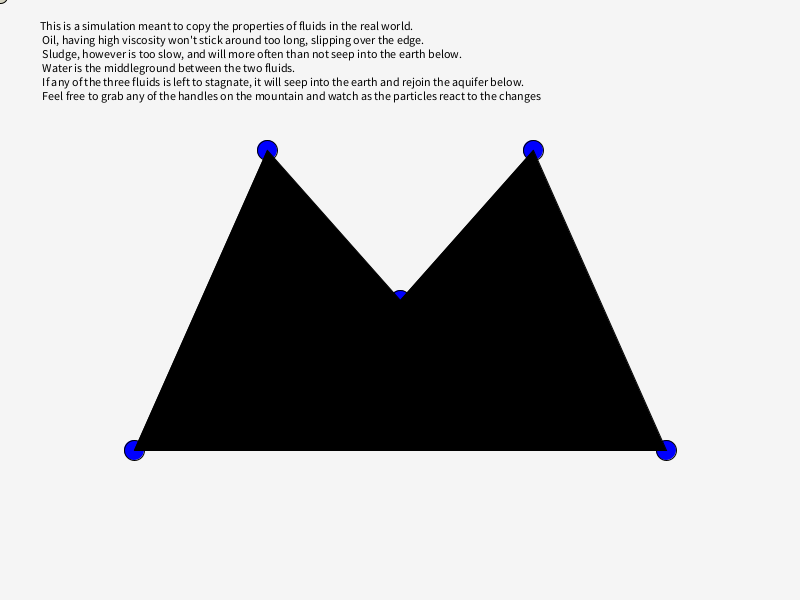
Frame 1 (no input)
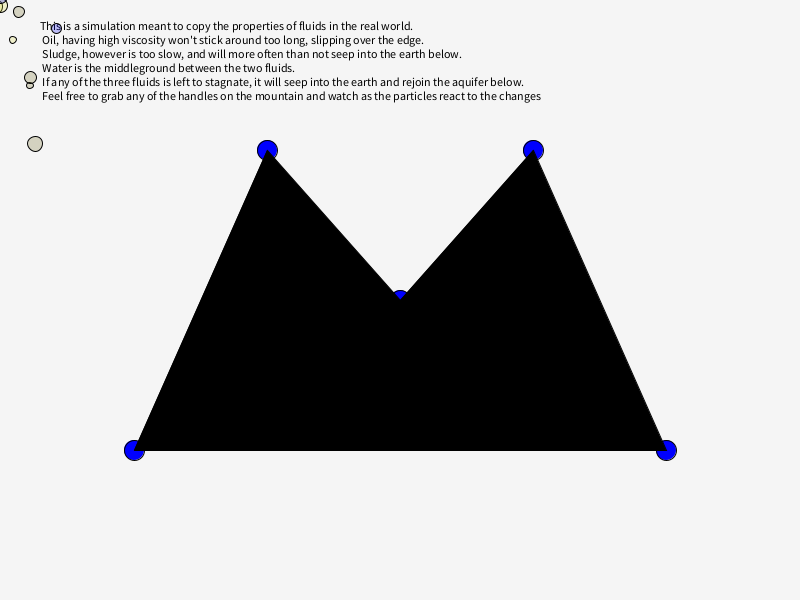
Frame 60 (the mouse pressed at the canvas centre just before this capture)
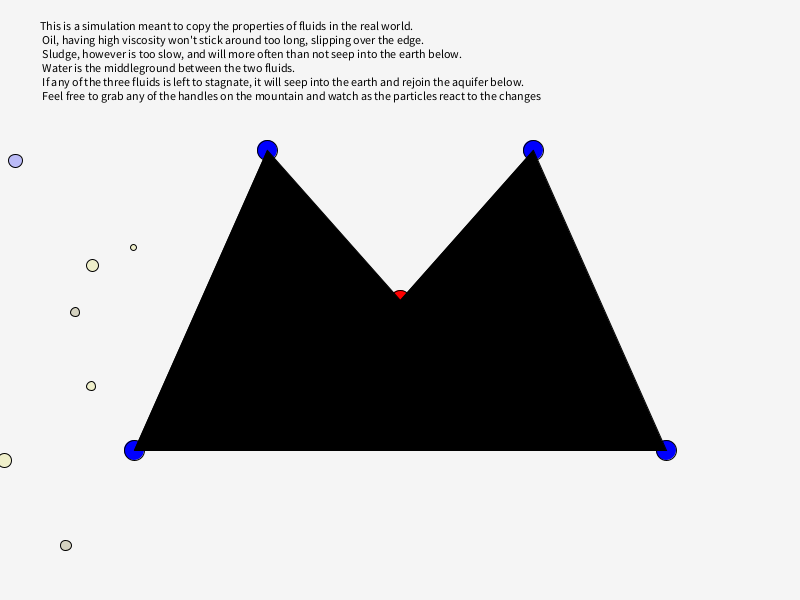
Frame 120 (the mouse held since frame 60 and released just before this capture)

The Processing sketch that drew these frames (run headless with seeded random() and noise(); from frame 60 on, the mouse is pressed at the canvas centre):

// Processing sketch: partcoll
// ── partcoll.pde
ArrayList<drop> drops = new ArrayList<drop>();
crater setPiece;
PVector mouse;
void setup() {
  mouse=new PVector(0, 0);
  setPiece = new crater();
  size(800,600);
}


void draw() {
  background(245);
  fill(0);
  text("This is a simulation meant to copy the properties of fluids in the real world.\n Oil, having high viscosity won't stick around too long, slipping over the edge.\n Sludge, however is too slow, and will more often than not seep into the earth below.\n Water is the middleground between the two fluids.\n If any of the three fluids is left to stagnate, it will seep into the earth and rejoin the aquifer below.\n Feel free to grab any of the handles on the mountain and watch as the particles react to the changes", width/20, height/20);
  mouse.set(mouseX, mouseY);

  setPiece.update();
  if (!setPiece.colliding(mouse.x, mouse.y)) {
    if (frameCount % 6 == 0) drops.add(new Water(mouse));
    if (frameCount % 6 == 1) drops.add(new Sludge(mouse));
    if (frameCount % 6 == 2) drops.add(new Oil(mouse));
  }
  for (drop p : drops) {
    PVector gravAcc = new PVector(0, 0.2);
    PVector gravity = gravAcc.copy().mult(p.mass);
    p.applyForce(gravity);
    if (setPiece.colliding(p.location.x, p.location.y)) {
      p.velocity.mult(-.7);//allows particles to seep into the ground, like in real life
    };
    if (setPiece.colliding(p.location.x-p.diameter/2, p.location.y))p.velocity.add(p.vis, 0);//l/r coll
    if (setPiece.colliding(p.location.x+p.diameter/2, p.location.y))p.velocity.add(-p.vis, 0);

    if (setPiece.colliding(p.location.x, p.location.y-p.diameter/2))p.velocity.add(p.vis, 0);//u/d coll
    if (setPiece.colliding(p.location.x, p.location.y+p.diameter/2))p.velocity.add(-p.vis, 0);
    p.update();
  }
}


class crater {
  PVector[] verts=new PVector[5];
  float d=20.0;
  crater() {
    verts[0]=new PVector(width/2+width/6, height/2-height/4);
    verts[1]=new PVector(width/2, height/2);
    verts[2]=new PVector(width/2-width/6, height/2-height/4);
    verts[3]=new PVector(width/2-width/3, height/2+height/4);
    verts[4]=new PVector(width/2+width/3, height/2+height/4);
  }
  void update() {
    for (int i=0; i<verts.length; i++) {
      if ((mouse.copy().sub(verts[i])).mag()<d&&mousePressed) {
        fill(255, 0, 0);
        ellipse(verts[i].x, verts[i].y, d, d);
        verts[i].add(mouse.copy().sub(verts[i]));
      } else {
        fill(0, 0, 255);
        ellipse(verts[i].x, verts[i].y, d, d);
      }
    }
    fill(0);
    beginShape();
    vertex(verts[0].array());
    vertex(verts[1].array());
    vertex(verts[2].array());
    vertex(verts[3].array());
    vertex(verts[4].array());
    endShape(CLOSE);
  }
  boolean colliding(float x, float y) {
    int prev=verts.length-1;
    boolean returns=false;
    for (int i = 0; i < verts.length; i++) {
      if ((((verts[i].y <= y) && (y < verts[prev].y)) ||((verts[prev].y <= y) && (y < verts[i].y))) &&(x < (verts[prev].x - verts[i].x) * (y - verts[i].y) / (verts[prev].y - verts[i].y) + verts[i].x)) {
        returns=!returns;
      }
      prev=i;
    }
    return returns;
  }
}

class drop {
  PVector location, velocity, acceleration;
  color c;
  float lifespan, age, diameter, mass, angle, vis;
  drop(PVector l) {
    location = l.copy();
    velocity = new PVector(random(-2, 2), random(-5, 0));
    acceleration = new PVector(0, 0);
    diameter = random(5, 15);
    mass = diameter / 5.0;
    age = 0;
    lifespan = 60;
  }

  void display() {
    stroke(0);
    fill(c, lifespan);
    ellipseMode(CENTER);
    pushMatrix();
    translate(location.x, location.y);
    rotate(angle);
    ellipse(0, 0, diameter, diameter);
    popMatrix();
  }

  void update() {
    move();
    display();
    age++;
  }

  void move() {
    velocity.add(acceleration);
    location.add(velocity);
    acceleration.mult(0);
  }

  void applyForce(PVector f) {
    PVector a = f.copy().div(mass);
    acceleration.add(a);
  }

  boolean isDead() {
    if (age > lifespan) return true;
    return false;
  }
}

class Water extends drop {
  //median viscosity
  Water(PVector l) {
    super(l);
    c = color(0, 0, 255);
    vis=.5;
  }
}
class Sludge extends drop {
  //Low viscosity
  Sludge(PVector l) {
    super(l);
    c = color(108, 98, 20);
    vis=.001;
  }
}
class Oil extends drop {
  //High Viscosity
  Oil(PVector l) {
    super(l);
    c = color(223, 223, 64);
    vis=1;
  }
}
